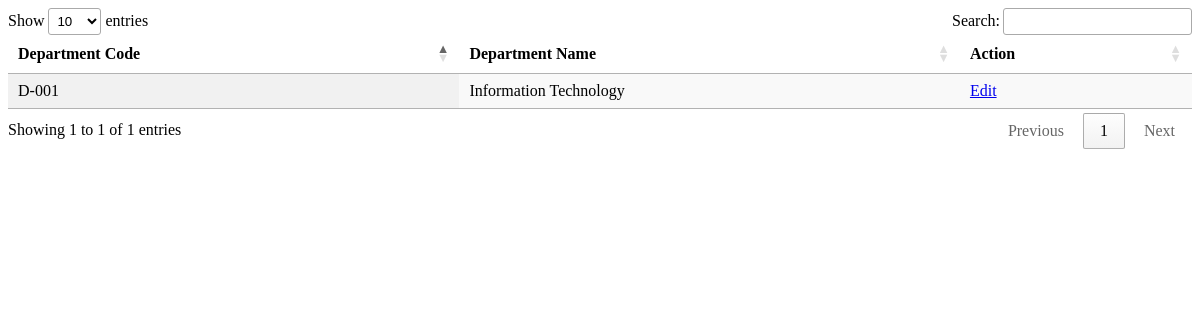
The page /student-portal/department.php on the database as committed earlier.
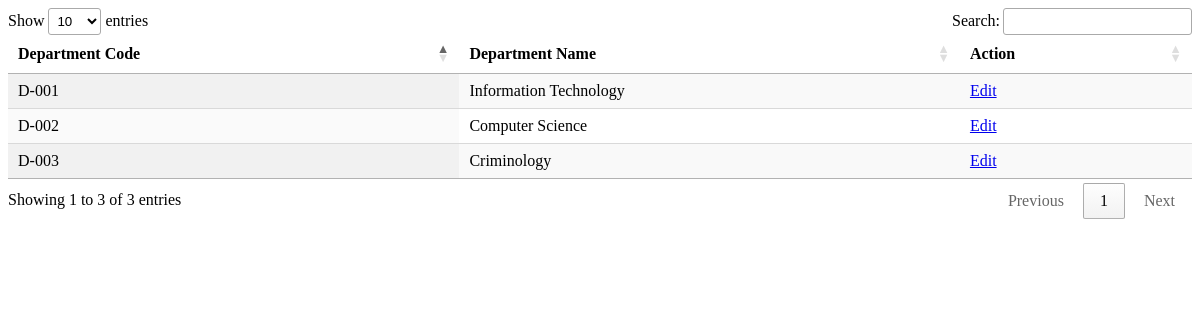
The same page on the database as committed later.
### tables this page shows
CREATE TABLE `tbl_department` (
  `department_code` varchar(20) NOT NULL,
  `department_name` text NOT NULL
);

### student-portal/department.php (the view, shortened to what this page needs)
<!DOCTYPE html>
<html>
    <head>
        <link rel="stylesheet" type="text/css" href="https://cdn.datatables.net/1.11.5/css/jquery.dataTables.css">
    </head>
    <body>
        <?php
            include("cn.php");
            $query = mysqli_query($connection, "SELECT * FROM tbl_department");
            $rows = mysqli_num_rows($query);
            if ($rows > 0) {
        ?>
        <table id="department" class="display">
            <thead>
                <tr>
                    <th>Department Code</th>
                    <th>Department Name</th>
                    <th>Action</th>
                </tr>
            </thead>
            <tbody>
                <?php
                    while ($data = mysqli_fetch_assoc($query)) {
                ?>
                <tr>
                    <td><?php echo $data['department_code']; ?></td>
                    <td><?php echo $data['department_name']; ?></td>
                    <td>
                        <a href="department-edit.php?department_code=<?php echo $data['department_code']; ?>">Edit</a>
                    </td>
                </tr>
                <?php } ?>
            </tbody>
        </table>
        <?php } ?>
    </body>
</html>

Rows that differ between the two databases and show on the page:
added tbl_department: department_code "D-002", department_name "Computer Science"
added tbl_department: department_code "D-003", department_name "Criminology"
Other text that changed with them:
text written by a page script: "Show entries Search: Showing 1 to 1 of 1 entries Previous 1 Next" → "Show entries Search: Showing 1 to 3 of 3 entries Previous 1 Next"
